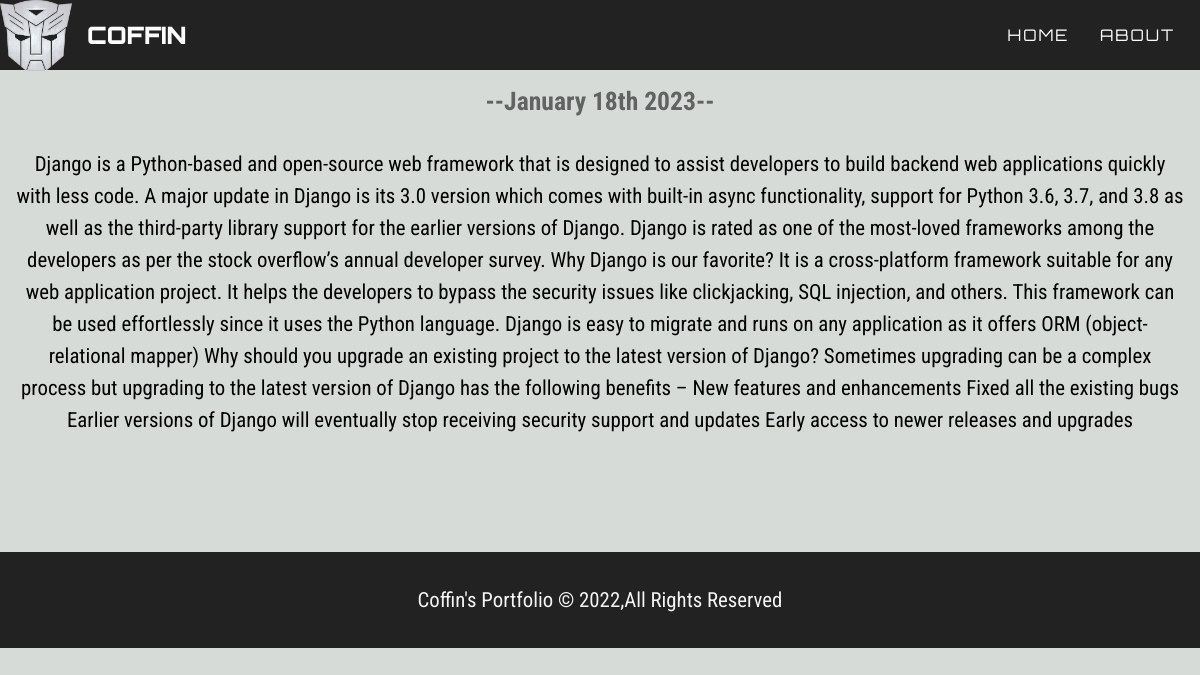
/blog/8, run on the app's committed database.
### blog/models.py (models this page shows, shortened)
class Blog(models.Model):
  title = models.CharField(max_length=200)
  description = models.TextField()
  date = models.DateField()

### blog/views.py (the view)
# urls.py: path('<int:blog_id>', views.detail,name='detail'),
def detail(request,blog_id):
  blog = get_object_or_404(Blog, pk=blog_id)
  return render(request,'blog/detail.html',{'blog':blog})

### blog/templates/blog/detail.html
{% extends 'portfolio/base.html' %}
{% block content %}
{% load static %}
<link rel="stylesheet" href="{% static 'portfolio/master.css' %}">
<div class="bloggs">
<h3 class="b-title text-center">{{ blog.title }}</h3>
<h3 class="date text-center">--{{ blog.date|date:'F jS Y' }}--</h3>
<p class="text-center">{{ blog.description|safe }}</p>
</div>
{% endblock %}

### portfolio/static/portfolio/master.css (style rules this page uses)
* { margin:0; padding:0; box-sizing: border-box; }
body { overflow: auto; background-color: #d6dbd7; }
h3 { font-family: 'Roboto Condensed', sans-serif; font-size: 2rem; padding: 1rem; }
p { font-family: 'Roboto Condensed', sans-serif; font-size: 1.3rem; padding: 1rem; line-height: 2rem; }
.text-center { text-align: center; }
.bloggs { height: 395px; }
.date { color: rgb(98, 98, 98); font-size: 1.6rem; }
.b-title { color: #4f256d; }

### data on the page
Blog: date "January 18th 2023", description "Django is a Python-based and open-source web framework that is designed to assist developers to build backend web applications quickly with less code. A major update in Django is its 3.0 version which comes with built-in async functionality, support for Python 3.6, 3.7, and 3.8 as well as the third-party library support for the earlier versions of Django. Django is rated as one of the most-loved frameworks among the developers as per the stock overflow’s annual developer survey. Why Django is our favorite? It is a cross-platform framework suitable for any web application project. It helps the developers to bypass the security issues like clickjacking, SQL injection, and others. This…"
